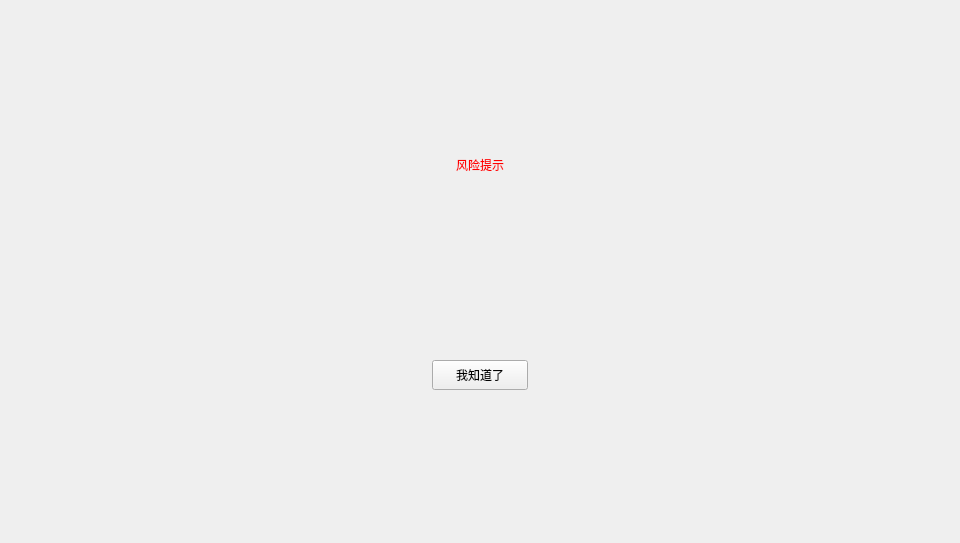
<?xml version="1.0" encoding="UTF-8"?>
<ui version="4.0">
 <class>RiskWarningDialog</class>
 <widget class="QDialog" name="RiskWarningDialog">
  <property name="geometry">
   <rect>
    <x>0</x>
    <y>0</y>
    <width>960</width>
    <height>543</height>
   </rect>
  </property>
  <property name="windowTitle">
   <string>Dialog</string>
  </property>
  <widget class="QWidget" name="widget" native="true">
   <property name="geometry">
    <rect>
     <x>0</x>
     <y>0</y>
     <width>960</width>
     <height>543</height>
    </rect>
   </property>
   <widget class="QWidget" name="containerWidget" native="true">
    <property name="geometry">
     <rect>
      <x>260</x>
      <y>130</y>
      <width>440</width>
      <height>280</height>
     </rect>
    </property>
    <property name="font">
     <font>
      <family>Microsoft YaHei UI Light</family>
     </font>
    </property>
    <widget class="QToolButton" name="okBtn">
     <property name="geometry">
      <rect>
       <x>172</x>
       <y>230</y>
       <width>96</width>
       <height>30</height>
      </rect>
     </property>
     <property name="font">
      <font>
       <family>Microsoft YaHei UI Light</family>
      </font>
     </property>
     <property name="cursor">
      <cursorShape>PointingHandCursor</cursorShape>
     </property>
     <property name="focusPolicy">
      <enum>Qt::NoFocus</enum>
     </property>
     <property name="styleSheet">
      <string notr="true"/>
     </property>
     <property name="text">
      <string>我知道了</string>
     </property>
    </widget>
    <widget class="QLabel" name="label">
     <property name="geometry">
      <rect>
       <x>100</x>
       <y>20</y>
       <width>240</width>
       <height>30</height>
      </rect>
     </property>
     <property name="styleSheet">
      <string notr="true">font: bold 14px &quot;微软雅黑&quot;;
color: rgb(255, 0, 0);</string>
     </property>
     <property name="text">
      <string>风险提示</string>
     </property>
     <property name="alignment">
      <set>Qt::AlignCenter</set>
     </property>
     <property name="wordWrap">
      <bool>true</bool>
     </property>
     <property name="textInteractionFlags">
      <set>Qt::LinksAccessibleByMouse|Qt::TextSelectableByMouse</set>
     </property>
    </widget>
    <widget class="QLabel" name="infoLabel">
     <property name="geometry">
      <rect>
       <x>50</x>
       <y>60</y>
       <width>340</width>
       <height>120</height>
      </rect>
     </property>
     <property name="styleSheet">
      <string notr="true"/>
     </property>
     <property name="text">
      <string/>
     </property>
     <property name="alignment">
      <set>Qt::AlignHCenter|Qt::AlignTop</set>
     </property>
     <property name="wordWrap">
      <bool>true</bool>
     </property>
     <property name="textInteractionFlags">
      <set>Qt::LinksAccessibleByMouse|Qt::TextSelectableByMouse</set>
     </property>
    </widget>
   </widget>
  </widget>
 </widget>
 <resources/>
 <connections/>
</ui>
